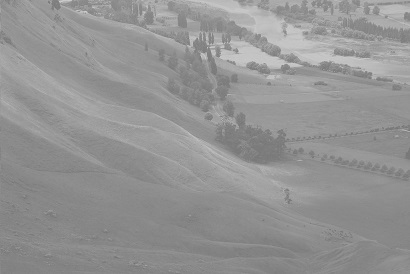
#> input picture Chapter 08/ch 08-03/Hawkes.jpg, 410 x 274 px
$ jupyter execute notebook.ipynb
#> lines starting #> are read from the running program, lines starting #| are printed output that depends on the picture
[cell 1]
import cv2 as cv
import numpy as np
import matplotlib.pyplot as plt

img = cv.imread('Hawkes.jpg', cv.IMREAD_GRAYSCALE)
#> img is the input picture: shape (274, 410); min 112, max 209, mean 147.5

res = cv.equalizeHist(img)
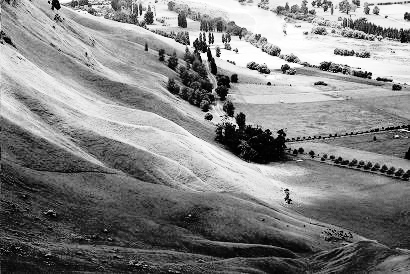
#> res: shape (274, 410); min 0, max 255, mean 130.6

hist_img = cv.calcHist([img],[0],None,[50],[0,256])
#> hist_img = 50 values, max 21297 at index 26, min 0 at index 0, mean 2246.8
hist_res = cv.calcHist([res],[0],None,[50],[0,256])
#> hist_res = 50 values, max 4926 at index 13, min 0 at index 6, mean 2246.8

plt.subplot(2,2,1), plt.imshow(img, cmap='gray', vmin=0, vmax=255)
plt.xticks([]), plt.yticks([])

plt.subplot(2,2,2), plt.imshow(res, cmap='gray', vmin=0, vmax=255)
plt.xticks([]), plt.yticks([])

plt.subplot(2,2,3), plt.plot(hist_img)

plt.subplot(2,2,4), plt.plot(hist_res)
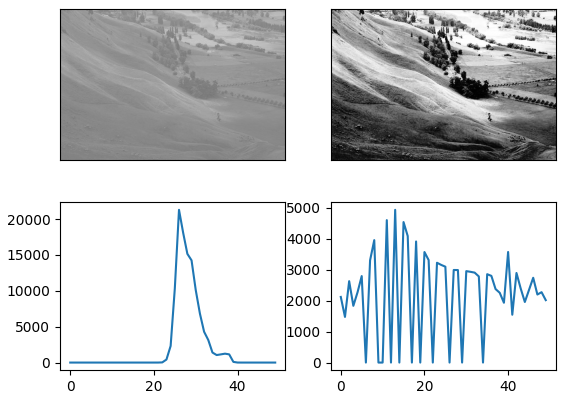
#> figure drawn by matplotlib, 4 panels; panel 3: curve peaks at x = 26, y = 21297; panel 4: curve peaks at x = 13, y = 4926
